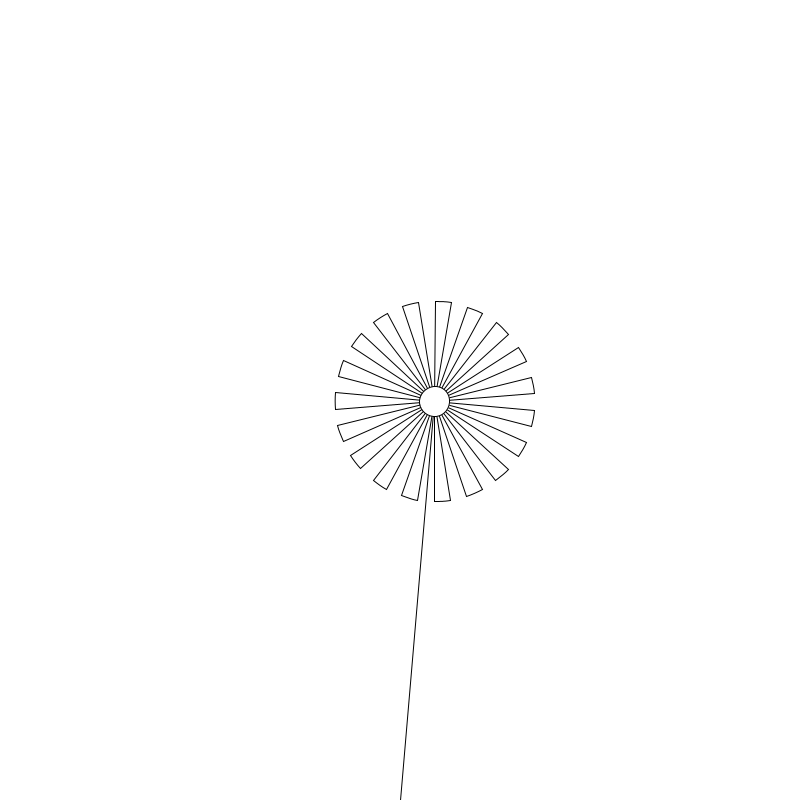
Frame 1 (no input)
Frame 60 (the mouse pressed at the canvas centre just before this capture): identical to frame 1, image omitted
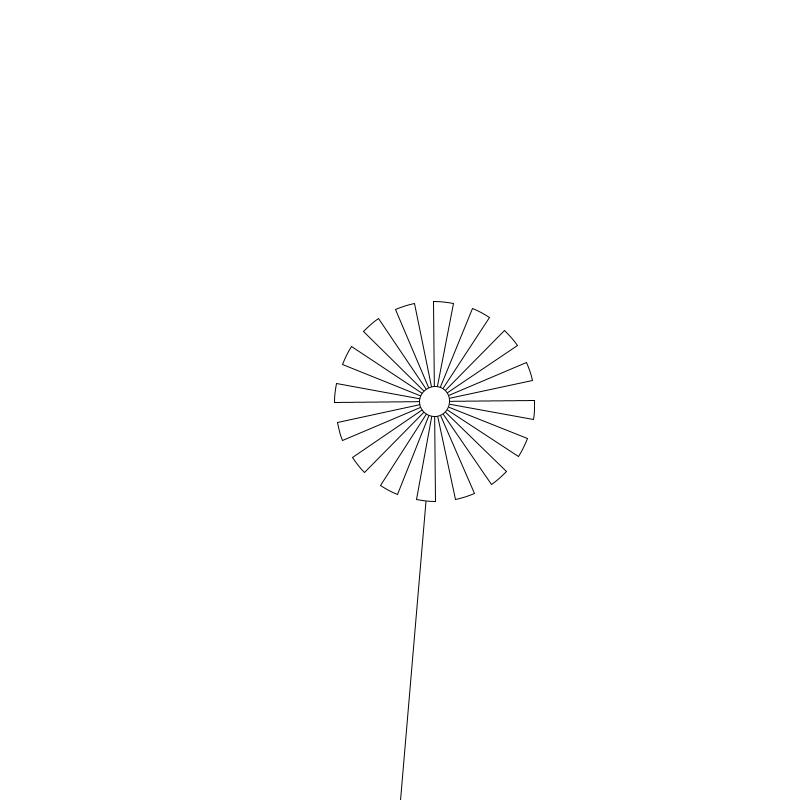
Frame 120 (the mouse held since frame 60 and released just before this capture)

The Processing sketch that drew these frames (run headless with seeded random() and noise(); from frame 60 on, the mouse is pressed at the canvas centre):

// Processing sketch: function_stp_1
// ── function_stp_1.pde
//int randomSeed = 899481;
int randomSeed = int(random(100000000));

float h;
float budD;
float pettalD;

void setup() {
  size(800, 800);

  h = height * 0.5;
  budD = 30;
  pettalD = 200;
}

void mousePressed() {
  randomSeed = int(random(100000000));
  println(randomSeed);
}

void draw() {
  randomSeed(randomSeed);
  background(255);

  pushMatrix();
  translate(width * 0.5, height);
  rotate(radians(5));
  line(0, 0, 0, -h);
  pushMatrix();
  translate(0, -h);
  int petalNum = int(random(5, 21));
  float petalArcA =  0.25 * 360 / float(petalNum);
  for (int n = 0; n < petalNum; n++) {
    pushMatrix();
    rotate(radians(n * 360 / float(petalNum) - 90));
    arc(0, 0, pettalD, pettalD, radians(-petalArcA), radians(petalArcA), PIE);
    popMatrix();
  }
  circle(0, 0, budD);
  popMatrix();
  popMatrix();
}
